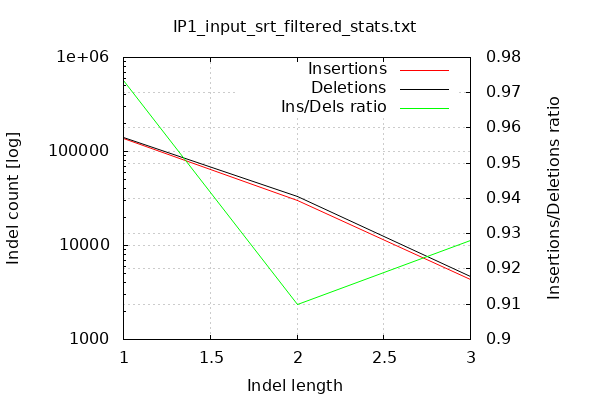

This chart was generated by the following gnuplot code:

        set terminal png size 600,400 truecolor
        set output "/home/qianhui/deaf1_chipseq/data/02_data_processed/samplestats/IP1_input_srt_filtered_stats/indel-dist.png"
        set grid xtics ytics y2tics back lc rgb "#cccccc"
        set style line 1 linetype 1  linecolor rgb "red"
        set style line 2 linetype 2  linecolor rgb "black"
        set style line 3 linetype 3  linecolor rgb "green"
        set style increment user
        set ylabel "Indel count [log]"
        set xlabel "Indel length"
        set y2label "Insertions/Deletions ratio"
        set log y
        set y2tics nomirror
        set ytics nomirror
        set title "IP1_input_srt_filtered_stats.txt" noenhanced
        plot '-' w l ti 'Insertions', '-' w l ti 'Deletions', '-' axes x1y2 w l ti "Ins/Dels ratio"
    1	138314
2	29969
3	4384
end
1	142083
2	32940
3	4723
end
1	0.973473
2	0.909806
3	0.928224
end
